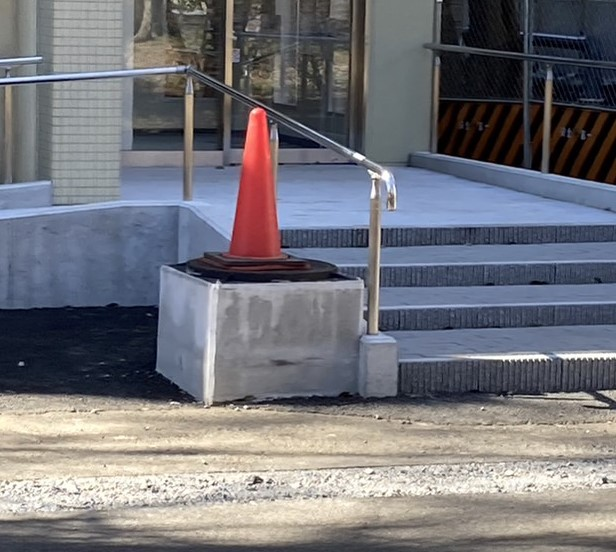
#> input picture image/1.jpg, 616 x 552 px
$ python -i gradient_utils.py   (imports and definitions only)   (older library calls are emulated)
#> lines starting #> are read from the running program, lines starting #| are printed output that depends on the picture; after the words box and inside, x2 and y2 are one past the last pixel; in counts of white or black regions, pixels touching at a corner belong together
#> further down, picture is the input picture: shape (552, 616, 3); mean B, G, R 121.5, 115.5, 115.6
import cv2
import numpy as np

def create_binary_image_from_gradients(image, tg=50):
    # 画像をCIE L*a*b*色空間に変換
#> called with tg = 50
    lab_image = cv2.cvtColor(image, cv2.COLOR_BGR2Lab)
#> lab_image: shape (552, 616, 3); mean of channels 0, 1, 2 122.3, 130, 124.7

    # a*チャンネルの横方向のSobel勾配を計算
    ga = cv2.Sobel(lab_image[:, :, 1], cv2.CV_64F, 1, 0, ksize=3) # type: ignore
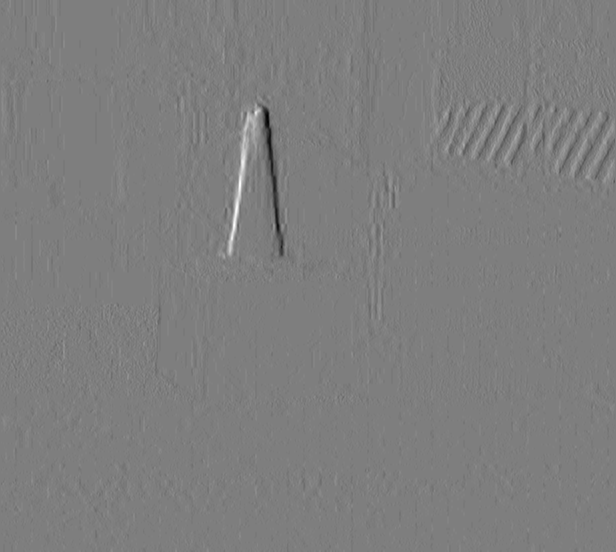
#> ga: shape (552, 616) float64; min -104, max 106, mean 0; drawn with min black and max white
    gb = cv2.Sobel(lab_image[:, :, 2], cv2.CV_64F, 1, 0, ksize=3) # type: ignore
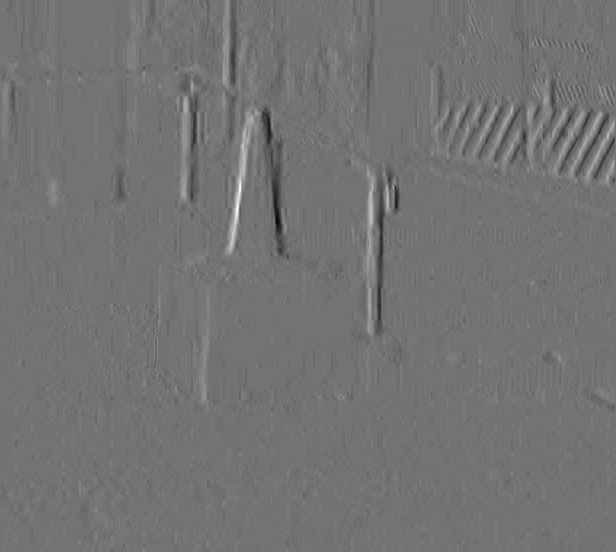
#> gb: shape (552, 616) float64; min -86, max 104, mean 0; drawn with min black and max white

    # 勾配の絶対値を計算
    gap = np.maximum(ga, 0)
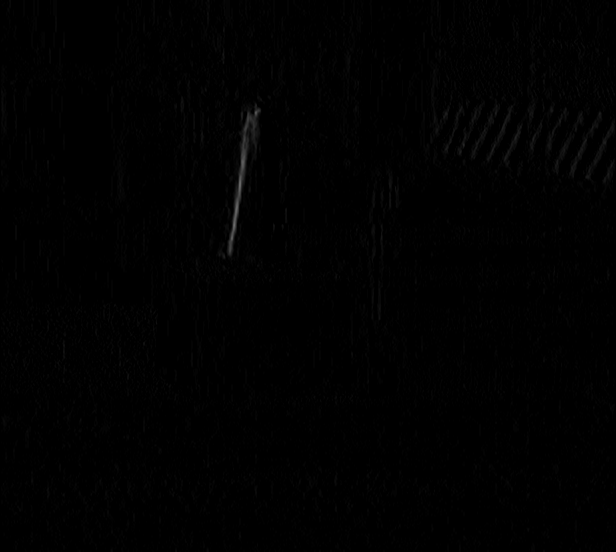
#> gap: shape (552, 616) float64; min 0, max 106, mean 1.1
    gam = np.maximum(-ga, 0)
    gbp = np.maximum(gb, 0)
    gbm = np.maximum(-gb, 0)
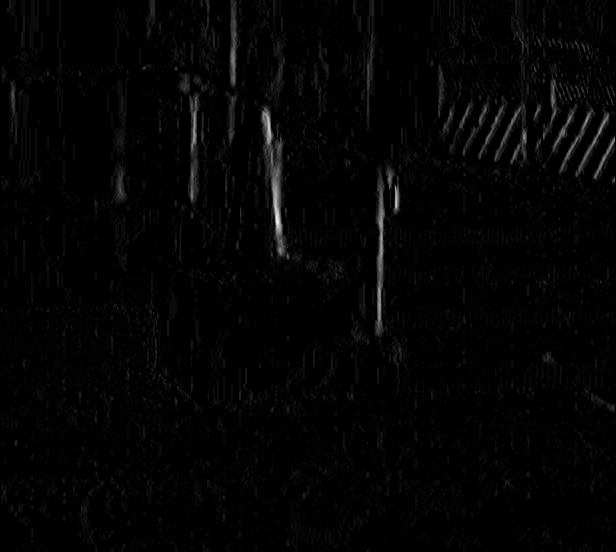
#> gbm: shape (552, 616) float64; min 0, max 86, mean 1.4; drawn with min black and max white

    # しきい値を適用して2値画像を作成
    gp = ((gap + gbp) > tg).astype(np.uint8)
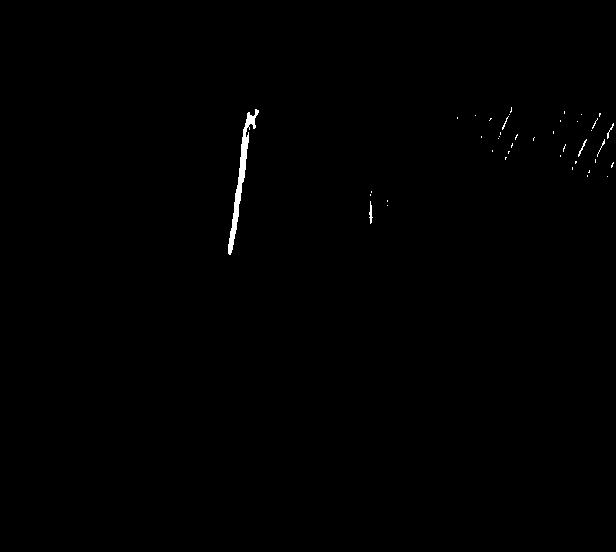
#> gp: shape (552, 616); values 0 (black) and 1 (white), 0.33% white; 42 white regions (36 under 20 px), largest, box (x1, y1, x2, y2) and area: (228, 109, 259, 255) 848, (369, 201, 373, 224) 46, (578, 139, 587, 157) 33, (607, 123, 614, 139) 26, (597, 139, 605, 157) 23, (502, 116, 509, 130) 21
    gm = ((gam + gbm) > tg).astype(np.uint8)
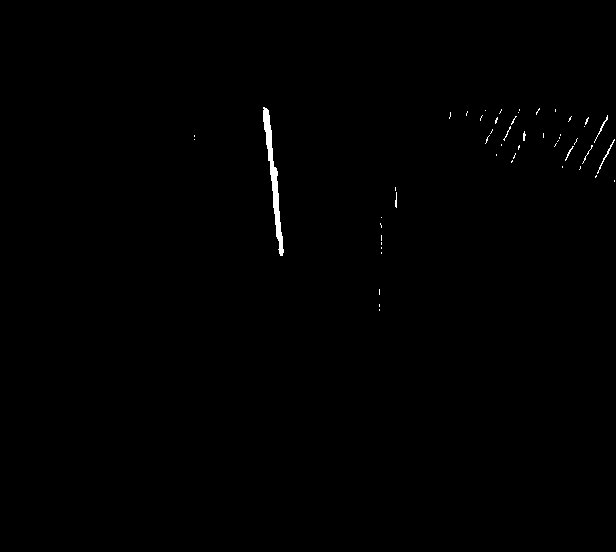
#> gm: shape (552, 616); values 0 (black) and 1 (white), 0.37% white; 51 white regions (43 under 20 px), largest, box (x1, y1, x2, y2) and area: (263, 107, 284, 256) 837, (597, 139, 615, 174) 58, (594, 115, 608, 143) 44

    return gp, gm

>>> import cv2
>>> picture = cv2.imread('image/1.jpg')
>>> result = create_binary_image_from_gradients(picture)

$ run again, on image/2.jpg
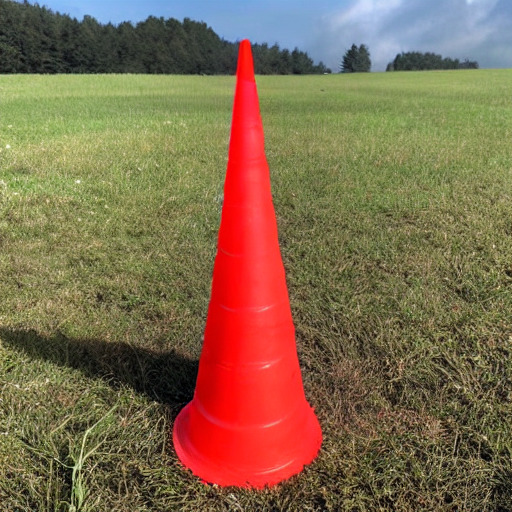
#> input picture image/2.jpg, 512 x 512 px
#> picture is the input picture: shape (512, 512, 3); mean B, G, R 77.7, 106.1, 129.2
#> lab_image: shape (512, 512, 3); mean of channels 0, 1, 2 122.4, 131.9, 149.9
#> in create_binary_image_from_gradients, `gp = ((gap + gbp) > tg).astype(np.uint8)`:
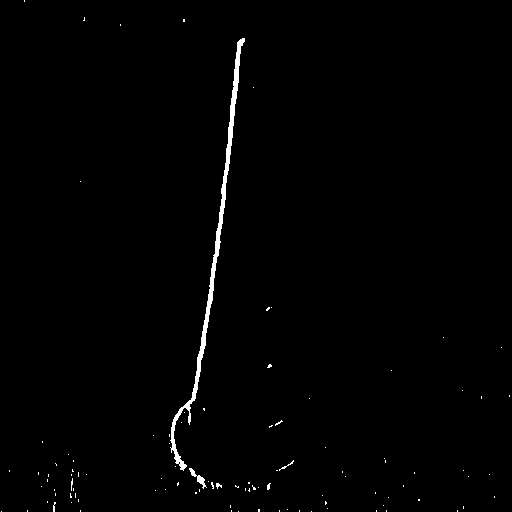
#> gp: shape (512, 512); values 0 (black) and 1 (white), 0.94% white; 101 white regions (97 under 20 px), largest, box (x1, y1, x2, y2) and area: (170, 38, 245, 471) 1999, (189, 468, 207, 489) 101, (279, 460, 294, 471) 27, (216, 483, 222, 489) 21
#> in create_binary_image_from_gradients, `gm = ((gam + gbm) > tg).astype(np.uint8)`:
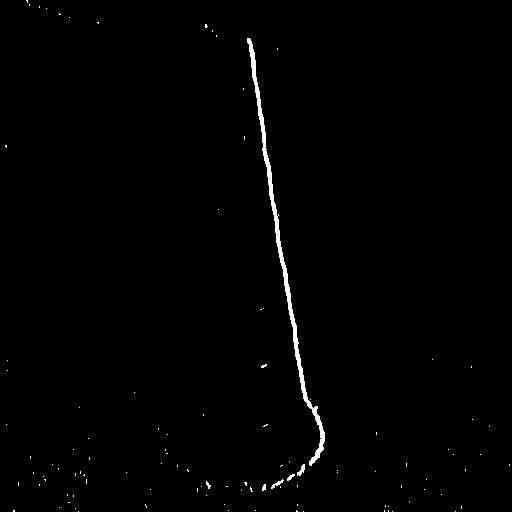
#> gm: shape (512, 512); values 0 (black) and 1 (white), 0.86% white; 107 white regions (101 under 20 px), largest, box (x1, y1, x2, y2) and area: (247, 38, 325, 466) 1870, (297, 464, 305, 476) 48, (271, 479, 284, 489) 42, (287, 474, 295, 481) 28, (262, 484, 266, 491) 22, (206, 481, 211, 489) 20

$ run again, on image/3.jpg
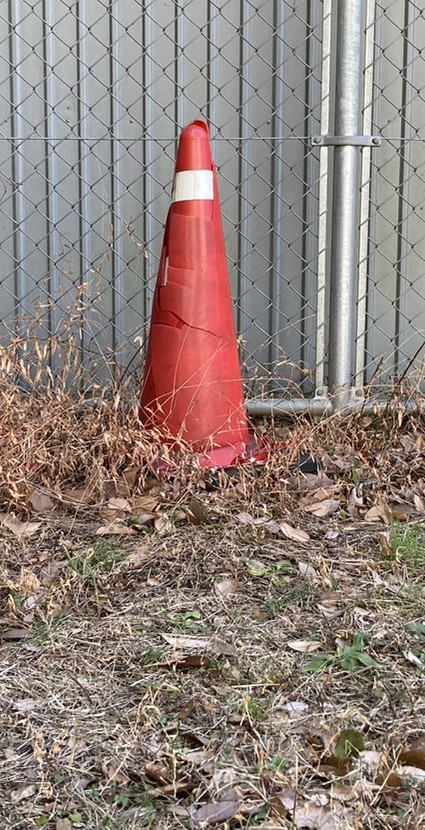
#> input picture image/3.jpg, 425 x 830 px
#> picture is the input picture: shape (830, 425, 3); mean B, G, R 122.6, 129.1, 144.3
#> lab_image: shape (830, 425, 3); mean of channels 0, 1, 2 140, 133, 134.3
#> in create_binary_image_from_gradients, `gp = ((gap + gbp) > tg).astype(np.uint8)`:
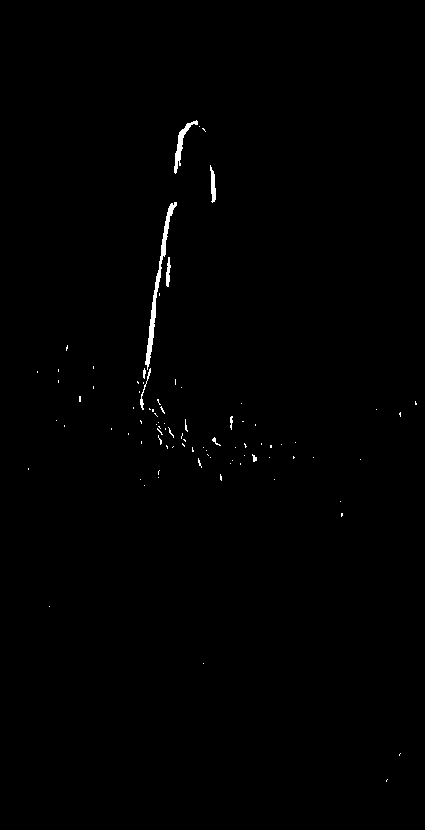
#> gp: shape (830, 425); values 0 (black) and 1 (white), 0.49% white; 89 white regions (80 under 20 px), largest, box (x1, y1, x2, y2) and area: (145, 202, 177, 370) 718, (174, 120, 198, 174) 287, (210, 165, 216, 203) 138
#> in create_binary_image_from_gradients, `gm = ((gam + gbm) > tg).astype(np.uint8)`:
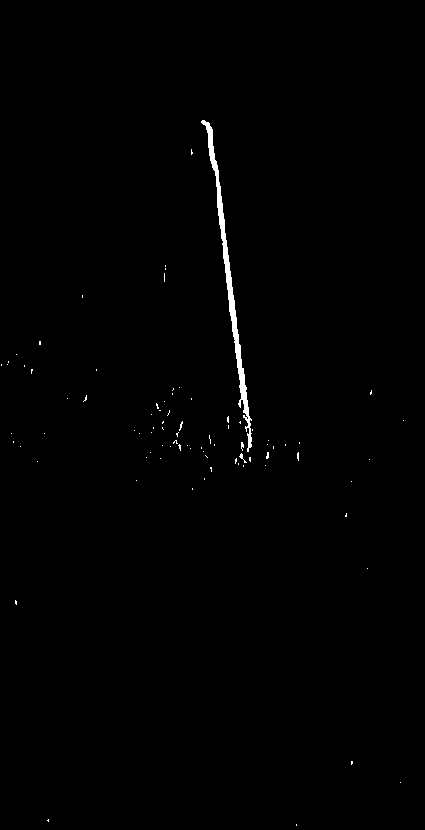
#> gm: shape (830, 425); values 0 (black) and 1 (white), 0.59% white; 85 white regions (83 under 20 px), largest, box (x1, y1, x2, y2) and area: (201, 120, 252, 452) 1716, (239, 453, 247, 463) 23

$ run again, on image/4.jpg
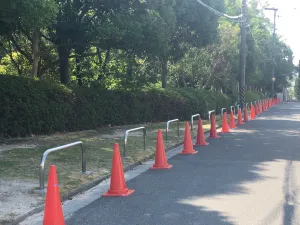
#> input picture image/4.jpg, 300 x 225 px
#> picture is the input picture: shape (225, 300, 3); mean B, G, R 113.7, 112.6, 105.6
#> lab_image: shape (225, 300, 3); mean of channels 0, 1, 2 118.6, 125.8, 126.8
#> in create_binary_image_from_gradients, `gp = ((gap + gbp) > tg).astype(np.uint8)`:
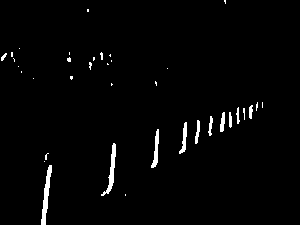
#> gp: shape (225, 300); values 0 (black) and 1 (white), 1.9% white; 37 white regions (26 under 20 px), largest, box (x1, y1, x2, y2) and area: (41, 165, 52, 225) 273, (101, 143, 116, 196) 228, (151, 129, 159, 168) 146
#> in create_binary_image_from_gradients, `gm = ((gam + gbm) > tg).astype(np.uint8)`:
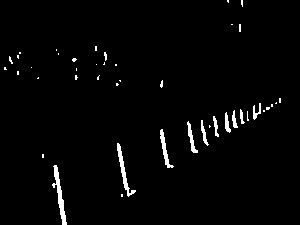
#> gm: shape (225, 300); values 0 (black) and 1 (white), 2.1% white; 44 white regions (34 under 20 px), largest, box (x1, y1, x2, y2) and area: (52, 165, 67, 225) 284, (117, 143, 136, 197) 225, (160, 129, 174, 168) 160
